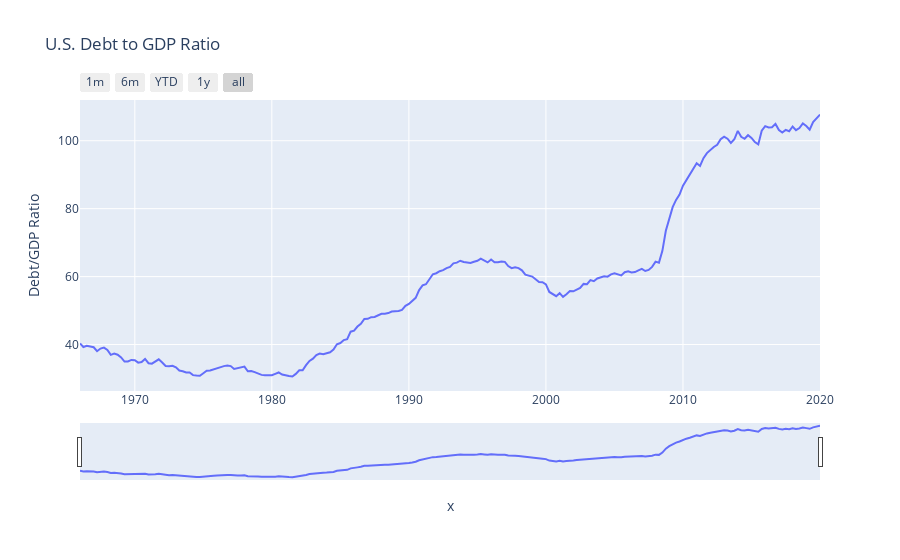

The notebook cell saved with this chart:
### Code cell
debt_to_gdp_vis = px.line(debt_to_gdp, x=df.index, y="Debt/GDP Ratio", title='U.S. Debt to GDP Ratio')
debt_to_gdp_vis.update_xaxes(
    rangeslider_visible=True,
    rangeselector=dict(
        buttons=list([
            dict(count=1, label="1m", step="month", stepmode="backward"),
            dict(count=6, label="6m", step="month", stepmode="backward"),
            dict(count=1, label="YTD", step="year", stepmode="todate"),
            dict(count=1, label="1y", step="year", stepmode="backward"),
            dict(step="all")
        ])
    )
)
debt_to_gdp_vis.show()

### Figure 1 — Plotly figure (JSON) as saved in the notebook; plotly's stock layout.template omitted (floating-point values rounded to 4 significant figures; data arrays with more than 128 entries replaced by an {"elided": "..."} marker saying what was removed)
{"data": [{"hovertemplate": "x=%{x}<br>Debt/GDP Ratio=%{y}<extra></extra>", "legendgroup": "", "line": {"color": "#636efa", "dash": "solid"}, "mode": "lines", "name": "", "showlegend": false, "type": "scatter", "x": {"elided": "217 str values"}, "xaxis": "x", "y": {"elided": "217 float values"}, "yaxis": "y"}], "layout": {"autosize": true, "legend": {"tracegroupgap": 0}, "title": {"text": "U.S. Debt to GDP Ratio"}, "xaxis": {"anchor": "y", "autorange": true, "domain": [0, 1], "range": ["1966-01-01", "2020-01-01"], "rangeselector": {"buttons": [{"count": 1, "label": "1m", "step": "month", "stepmode": "backward"}, {"count": 6, "label": "6m", "step": "month", "stepmode": "backward"}, {"count": 1, "label": "YTD", "step": "year", "stepmode": "todate"}, {"count": 1, "label": "1y", "step": "year", "stepmode": "backward"}, {"step": "all"}]}, "rangeslider": {"autorange": true, "range": ["1966-01-01", "2020-01-01"], "visible": true, "yaxis": {"_template": null, "rangemode": "match"}}, "title": {"text": "x"}, "type": "date"}, "yaxis": {"anchor": "x", "autorange": true, "domain": [0, 1], "range": [26.32, 112.0], "title": {"text": "Debt/GDP Ratio"}, "type": "linear"}}}
